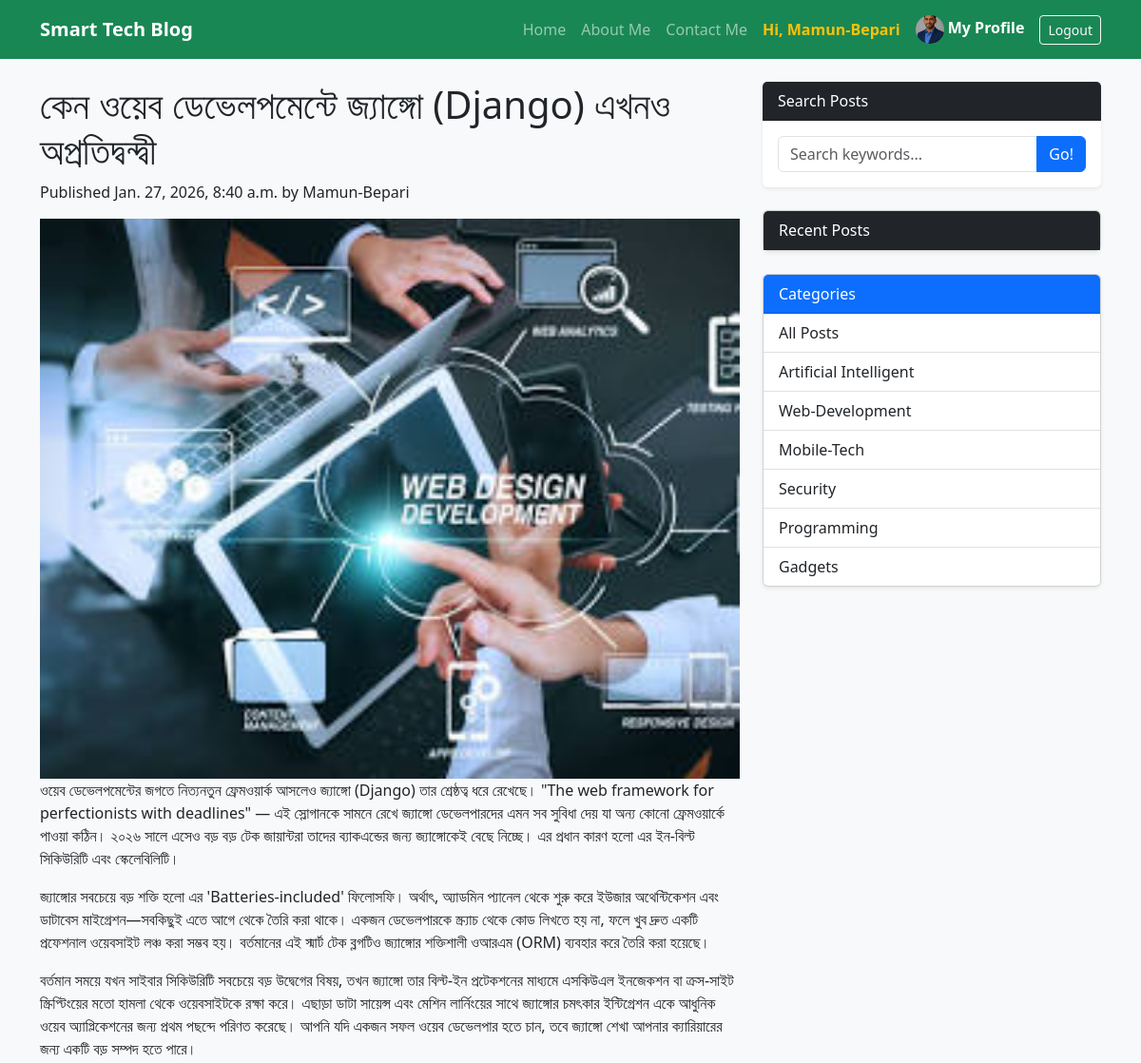
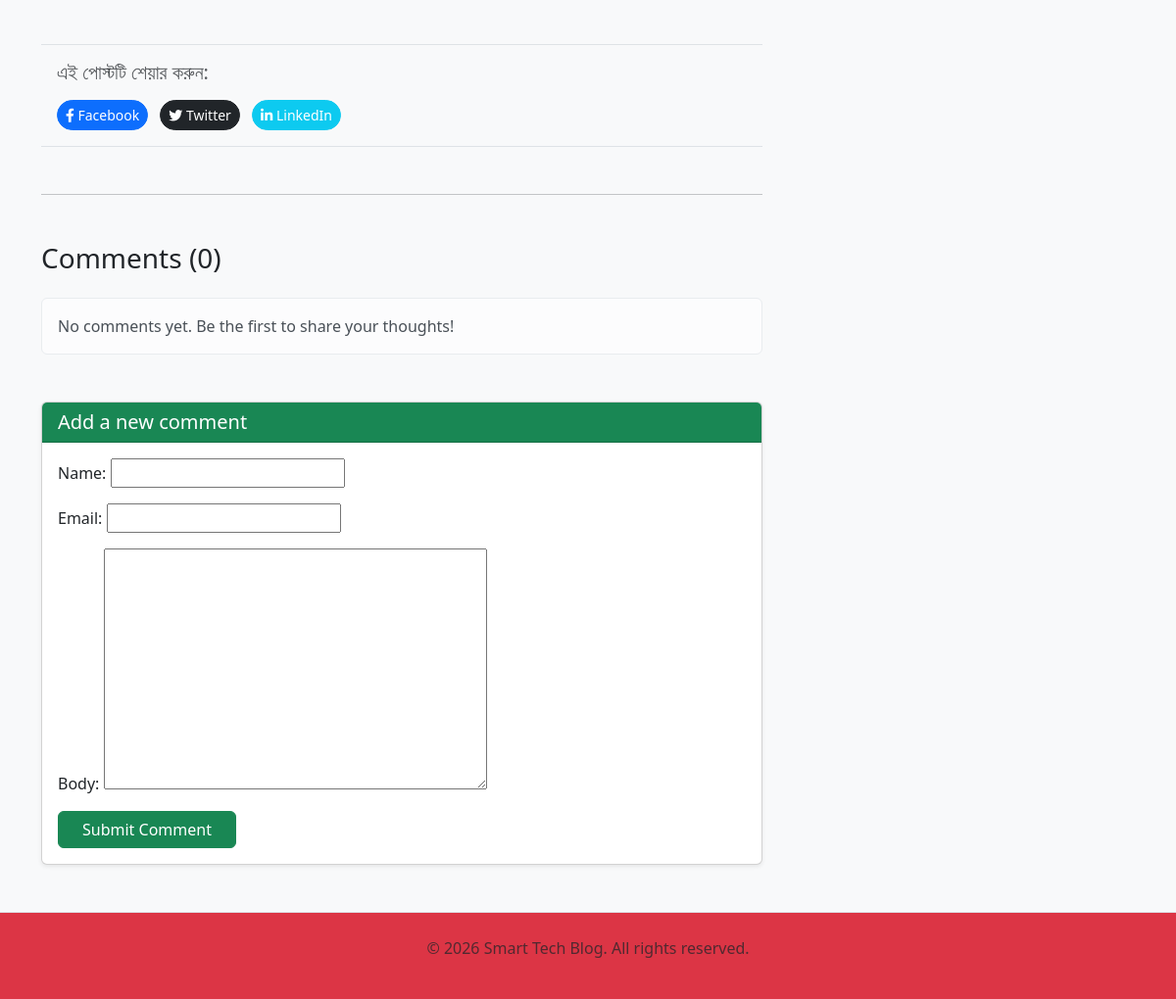
Page /2026/1/27/django/ (signed in) on the committed database (2 pictures, top to bottom).
### accounts/models.py (models this page shows, shortened)
class Profile(models.Model):
   user = models.OneToOneField(User, on_delete=models.CASCADE)
   bio = models.TextField(blank=True)
   profile_pic = models.ImageField(upload_to='profile_pics', default='default.jpg')
   website_url = models.URLField(max_length=200, blank=True)

### blog/models.py (models this page shows, shortened)
class Post(models.Model):
   STATUS_CHOICES = (
      ('draft', 'Draft'),
      ('published', 'Published'),
   )
   title = models.CharField(max_length=250)
   slug = models.SlugField(max_length=250, unique_for_date='publish')
   author = models.ForeignKey(User, on_delete=models.CASCADE, related_name='blog_posts')
   body = models.TextField()
   image = models.ImageField(upload_to='blog/%Y/%m/%d/', blank=True)
   category = models.ForeignKey(Category, on_delete=models.SET_NULL, null=True, related_name='posts')
   publish = models.DateTimeField(default=timezone.now)
   created = models.DateTimeField(auto_now_add=True)
   updated = models.DateTimeField(auto_now=True)
   status = models.CharField(max_length=10, choices=STATUS_CHOICES, default='draft')
   class Meta:
      ordering = ('-publish',)

class Category(models.Model):
   name = models.CharField(max_length=50)
   slug = models.SlugField(unique=True)

### blog/views.py (the view, shortened to what this page needs)
# urls.py: path('<int:year>/<int:month>/<int:day>/<slug:slug>/', views.PostDetailView.as_view(), name='post_detail'),
class PostDetailView(DetailView, FormMixin): # FormMixin যোগ করা হয়েছে
   model = Post
   template_name = 'blog/post/detail.html'
   context_object_name = 'post'
   slug_url_kwarg = 'slug'
   query_pk_and_slug = False # আমরা শুধু স্ল্যাগ দিয়ে খুঁজব
   form_class = CommentForm # কোন ফর্মটি ব্যবহার হবে তা বলে দেওয়া
   def get_context_data(self, **kwargs):
      context = super().get_context_data(**kwargs)
      context['categories'] = Category.objects.all()
      context['comments'] = Comment.objects.filter(active=True)
      context['comment_form'] = self.get_form()
      return context
   def post(self, request, *args, **kwargs):
      self.object = self.get_object()
      form = self.get_form()
      if form.is_valid():
         return self.form_valid(form)
      else:
         return self.form_invalid(form)

### blog/forms.py
class CommentForm(forms.ModelForm):
    class Meta:
        model = Comment
        fields = ('name', 'email', 'body')

### blog/templatetags/blog_tags.py (called while the page is built)
@register.inclusion_tag('blog/post/lastest_posts.html')
def show_latest_posts(count=5):
   lastest_posts = Post.objects.filter(status='Published').order_by('-publish')[:count]
   return {'lastest_posts': lastest_posts}

### templates/blog/post/detail.html (shortened to what this page needs)
{% extends "base.html" %}
{% load markdownify %}
{% block content %}
   <h1>{{ post.title }}</h1>
   <p class="date">
      Published {{ post.publish }} by {{ post.author }}
   </p>
   {% if post.image %}
      <img src="{{ post.image.url }}" alt="{{ post.title }}" style="width:100%; height:auto;">
   {% endif %}
   <div class="body">
      {{ post.body|markdownify }}
   </div>
   <div class="share-buttons mt-5 p-3 border-top border-bottom">
      <h5 class="mb-3 text-muted">এই পোস্টটি শেয়ার করুন:</h5>
      <a href="https://www.facebook.com/sharer/sharer.php?u={{ request.build_absolute_uri }}"
         target="_blank" class="btn btn-primary btn-sm me-2 rounded-pill">
         <i class="fab fa-facebook-f"></i> Facebook
      </a>
      <a href="https://twitter.com/intent/tweet?url={{ request.build_absolute_uri }}&text={{ post.title }}"
         target="_blank" class="btn btn-dark btn-sm me-2 rounded-pill">
         <i class="fab fa-twitter"></i> Twitter
      </a>
      <a href="https://www.linkedin.com/shareArticle?mini=true&url={{ request.build_absolute_uri }}&title={{ post.title }}"
         target="_blank" class="btn btn-info btn-sm text-white rounded-pill">
         <i class="fab fa-linkedin-in"></i> LinkedIn
      </a>
   </div>
   <link rel="stylesheet" href="https://cdnjs.cloudflare.com/ajax/libs/prism/1.29.0/themes/prism-tomorrow.min.css">
   <hr class="my-5">
   <div class="comments-section mt-4">
      <h3 class="mb-4">Comments ({{ post.comments.count }})</h3>
      {% for comment in post.comments.all %}
         <div class="card mb-2 border-0 shadow-sm bg-white">
            <div class="card-body">
               <div class="d-flex justify-content-between">
                  <h6 class="fw-bold text-primary">{{ comment.name }}</h6>
                  <small class="text-muted">{{ comment.created|date:"M d, Y" }}</small>
               </div>
               <p class="mb-0 mt-2">{{ comment.body }}</p>
            </div>
         </div>
      {% empty %}
         <div class="alert alert-light">No comments yet. Be the first to share your thoughts!</div>
      {% endfor %}
      <div class="card mt-5 shadow-sm">
         <div class="card-header bg-success text-white">
            <h5 class="mb-0">Add a new comment</h5>
         </div>
         <div class="card-body">
            <form method="post">
               <div class="mb-3">
                   {{ form.as_p }}
               </div>
               <button type="submit" class="btn btn-success px-4">Submit Comment</button>
            </form>
         </div>
      </div>
   </div>
{% endblock %}

### templates/base.html (shortened to what this page needs)
{% load blog_tags %}
<!DOCTYPE html>
<html lang='en'>
<head>
    <link href="https://cdn.jsdelivr.net/npm/bootstrap@5.3.0/dist/css/bootstrap.min.css" rel="stylesheet">
    <link rel="stylesheet" href="https://cdnjs.cloudflare.com/ajax/libs/font-awesome/6.4.0/css/all.min.css">
</head>
<body class="bg-light">
    <nav class="navbar navbar-expand-lg navbar-dark bg-success mb-4">
        <div class="container">
            <a class="navbar-brand fw-bold" href="{% url 'blog:post_list' %}">Smart Tech Blog</a>
            <div class="collapse navbar-collapse" id="navbarNav">
                <ul class="navbar-nav ms-auto align-items-center">
                    <li class="nav-item">
                        <a class="nav-link" href="{% url 'blog:post_list' %}">Home</a>
                    </li>
                    <li class="nav-item">
                        <a class="nav-link" href="{% url 'blog:about' %}">About Me</a>
                    </li>
                    <li class="nav-item">
                        <a class="nav-link" href="{% url 'blog:contact' %}">Contact Me</a>
                    </li>
                    {% if user.is_authenticated %}
                        <li class=nav-item>
                            <span class="nav-link text-warning fw-bold"> Hi, {{ user.username }} </span>
                        </li>
                        <li class="nav-item">
                            <a class="nav-link text-white fw-bold" href="{% url 'accounts:profile' %}">
                            <img src="{{ user.profile.profile_pic.url }}" class="rounded-circle" style="width: 30px; height: 30px; object-fit: cover;">
                                     My Profile
                             </a>
                        </li>
                        <li class="nav-item">
                            <form action="{% url 'logout' %}" method="post" class="d-inline">
                                <button type="submit" class="btn btn-sm btn-outline-light ms-2">Logout</button>
                            </form>
                        </li>
                    {% endif %}
                </ul>
            </div>
        </div>
    </nav>
    <main class="container">
        <div class="row">
            <div class="col-lg-8">
                {% block content %}
                {% endblock %}
            </div>
            <div class="col-lg-4">
                <div class="card mb-4 shadow-sm border-0">
                    <div class="card-header bg-dark text-white font-weight-bold">Search Posts</div>
                    <div class="card-body">
                        <form action="{% url 'blog:post_list' %}" method="get">
                            <div class="input-group">
                                <input name="q" type="text" class="form-control" placeholder="Search keywords..." value="{{ query|default:'' }}">
                                <button class="btn btn-primary" type="submit">Go!</button>
                            </div>
                        </form>
                    </div>
                </div>
                {% show_latest_posts 5 %}
                <div class="card mb-4 shadow-sm">
                    <div class="card-header bg-primary text-white font-weight-bold">Categories</div>
                    <div class="list-group list-group-flush">
                        <a href="{% url 'blog:post_list' %}" class="list-group-item list-group-item-action">All Posts</a>
                        {% for c in categories %}
                            <a href="{% url 'blog:post_list_by_category' c.slug %}"
                               class="list-group-item list-group-item-action {% if category.slug == c.slug %}active{% endif %}">
                               {{ c.name }}
                            </a>
                        {% endfor %}
                    </div>
                </div>
            </div> </div> </main>
    <footer class="py-4 bg-danger border-top mt-5">
        <div class="container text-center text-muted">
            <p>&copy; 2026 Smart Tech Blog. All rights reserved.</p>
        </div>
    </footer>
</body>
</html>

### rows in the picture
Post: title "কেন ওয়েব ডেভেলপমেন্টে জ্যাঙ্গো (Django) এখনও অপ্রতিদ্বন্দ্বী", publish "Jan. 27, 2026, 8:40 a.m.", author "Mamun-Bepari", image (picture), body "ওয়েব ডেভেলপমেন্টের জগতে নিত্যনতুন ফ্রেমওয়ার্ক আসলেও জ্যাঙ্গো (Django) তার শ্রেষ্ঠত্ব ধরে রেখেছে। \"The web framework for perfectionists with deadlines\" — এই স্লোগানকে সামনে রেখে জ্যাঙ্গো ডেভেলপারদের এমন সব সুবিধা দেয় যা অন্য কোনো ফ্রেমওয়ার্কে পাওয়া কঠিন। ২০২৬ সালে এসেও বড় বড় টেক জায়ান্টরা তাদের ব্যাকএন্ডের জন্য জ্যাঙ্গোকেই বেছে নিচ্ছে। এর প্রধান কারণ হলো এর ইন-বিল্ট সিকিউরিটি এবং স্কেলেবিলিটি। জ্যাঙ্গোর সবচেয়ে বড় শক্তি হলো এর 'Batteries-included' ফিলোসফি। অর্থাৎ, অ্যাডমিন প্যানেল থেকে শুরু করে ইউজার অথেন্টিকেশন এবং ডাটাবেস মাইগ্রেশন—সবকিছুই এতে আগে থেকে তৈরি করা থাকে। একজন ডেভেলপারকে স্ক্র্যাচ থেকে কোড লিখতে হয় না, ফলে খুব দ্রুত একটি প্রফেশনাল ওয়েবসাইট লঞ্চ করা সম্ভব হয়। বর্তমানের এই স্মার্ট…", comments.count "0"
Category: name "Artificial Intelligent"
Category: name "Web-Development"
Category: name "Mobile-Tech"
Category: name "Security"
Category: name "Programming"
Category: name "Gadgets"

### other values in the picture
{{ user.username }} "Mamun-Bepari"
